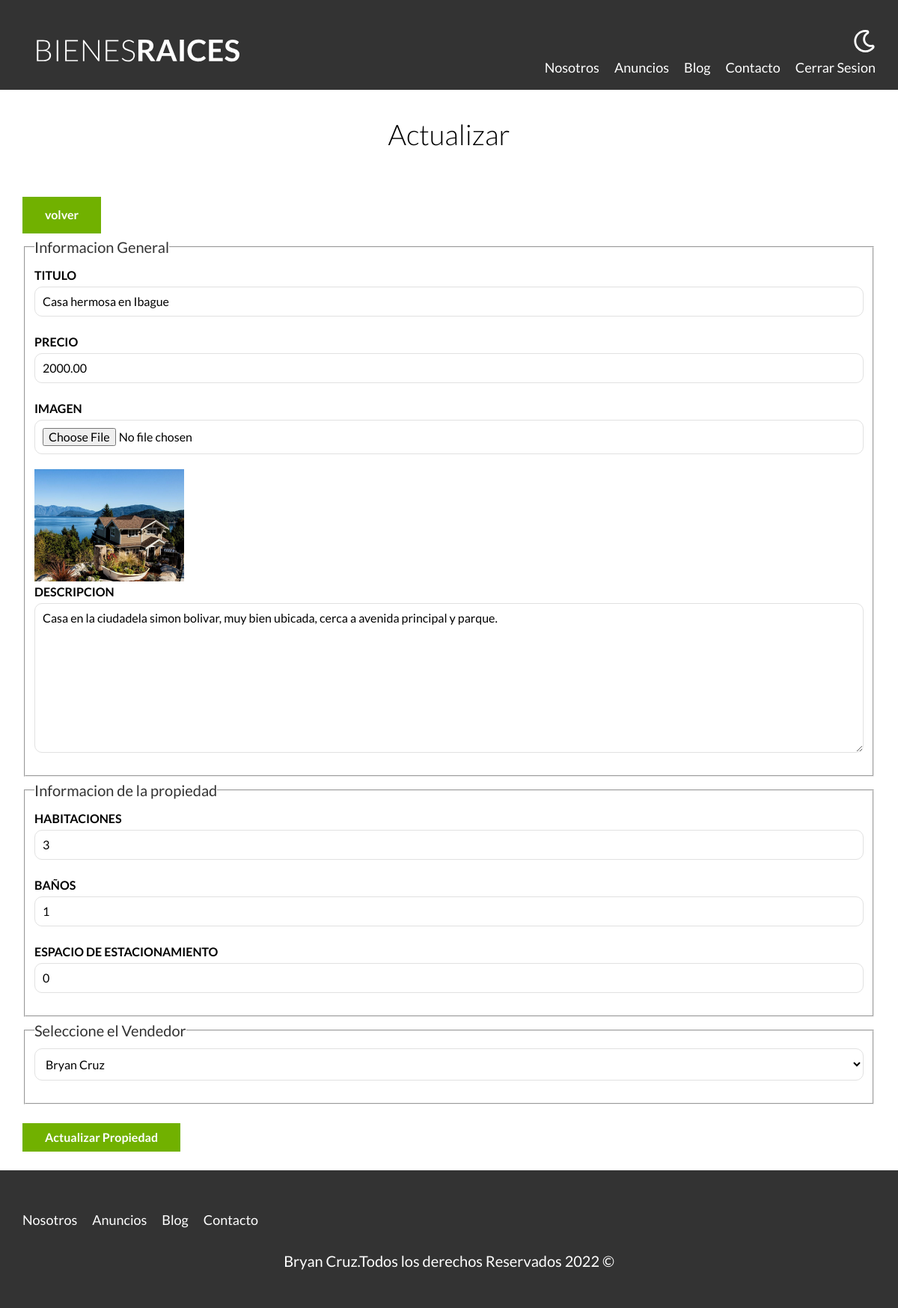
/admin/propiedades/actualizar.php?id=1 (signed in), run on the app's committed database.
### tables this page shows
CREATE TABLE `propiedades` (
  `id` int(11) NOT NULL AUTO_INCREMENT,
  `titulo` varchar(60) DEFAULT NULL,
  `precio` decimal(10,2) DEFAULT NULL,
  `imagen` varchar(200) DEFAULT NULL,
  `descripcion` longtext,
  `habitaciones` int(1) DEFAULT NULL,
  `wc` int(1) DEFAULT NULL,
  `estacionamiento` int(1) DEFAULT NULL,
  `creado` date DEFAULT NULL,
  `vendedorid` int(11) DEFAULT NULL,
  PRIMARY KEY (`id`),
  KEY `vendedoresid_idx` (`vendedorid`),
  CONSTRAINT `vendedorid` FOREIGN KEY (`vendedorid`) REFERENCES `vendedores` (`id`) ON DELETE NO ACTION ON UPDATE NO ACTION
);

### admin/propiedades/actualizar.php (the view, shortened to what this page needs)
<?php
$id = $_GET['id'];
$id = filter_var($id, FILTER_VALIDATE_INT);
$db = conectarDB();
$consulta = "SELECT * FROM propiedades WHERE id=${id}";
$resultadop = mysqli_query($db, $consulta);
$propiedad = mysqli_fetch_assoc($resultadop);
$consulta = "SELECT * FROM vendedores";
$resultadoc = mysqli_query($db, $consulta);
$titulo = $propiedad['titulo'];
$precio = $propiedad['precio'];
$descripcion = $propiedad['descripcion'];
$habitaciones = $propiedad['habitaciones'];
$wc = $propiedad['wc'];
$estacionamiento = $propiedad['estacionamiento'];
$vendedorid = $propiedad['vendedorid'];
$imagenpropiedad = $propiedad['imagen'];
?>
<main class="contenedor seccion">
    <h1>Actualizar</h1>
    <a href="/admin" class="boton boton-verde">volver</a>
    <form class="formulario" method="POST" enctype="multipart/form-data">
        <fieldset>
            <legend>Informacion General</legend>
            <Label for="titulo">Titulo</Label>
            <input type="text" id="titulo" name="titulo" placeholder="Titulo Propiedad" value="<?php echo $titulo; ?>">
            <Label for="precio">Precio</Label>
            <input type="number" id="precio" name="precio" placeholder="Precio Propiedad" value="<?php echo $precio; ?>">
            <Label for="imagen">Imagen</Label>
            <input type="file" id="imagen" name="imagen" accept="image/jpeg, image/png">
            <img class="imagen-actualizar" src="/imagenes/<?php echo $imagenpropiedad; ?>" alt="imagen casa">
            <Label for="descripcion">Descripcion</Label>
            <textarea id="descripcion" name="descripcion" placeholder="Aqui va la descripcion"><?php echo $descripcion; ?></textarea>
        </fieldset>
        <fieldset>
            <legend>Informacion de la propiedad</legend>
            <Label for="habitaciones">Habitaciones</Label>
            <input type="number" id="habitaciones" name="habitaciones" placeholder="Ej:3" min="1" max="9" value="<?php echo $habitaciones; ?>">
            <Label for="wc">baños</Label>
            <input type="number" id="wc" name="wc" placeholder="Ej:3" min="1" max="9" value="<?php echo $wc; ?>">
            <Label for="estacionamiento">Espacio de estacionamiento</Label>
            <input type="number" id="estacionamiento" name="estacionamiento" placeholder="Ej:3" min="0" max="9" value="<?php echo $estacionamiento; ?>">
        </fieldset>
        <fieldset>
            <legend>Seleccione el Vendedor</legend>
            <select name="vendedor">
                <?php while ($vendedor = mysqli_fetch_assoc($resultadoc)) : ?>
                    <option <?php echo $vendedorid === $vendedor['id'] ? 'Selected' : '' ?> value="<?php echo $vendedor['id']; ?>"><?php echo $vendedor['nombre'] . ' ' . $vendedor['apellido']; ?></option>
                <?php endwhile; ?>
            </select>
        </fieldset>
        <input type="submit" value="Actualizar Propiedad" class="boton boton-verde">
    </form>
</main>

### build/css/app.css (style rules this page uses)
html { line-height:1.15;-webkit-text-size-adjust:100% }
body { margin:0 }
main { display:block }
h1 { font-size:2em;margin:.67em 0 }
a { background-color:transparent }
img { border-style:none }
button,input,optgroup,select,textarea { font-family:inherit;font-size:100%;line-height:1.15;margin:0 }
button,input { overflow:visible }
button,select { text-transform:none }
[type=button],[type=reset],[type=submit],button { -webkit-appearance:button }
fieldset { padding:.35em .75em .625em }
legend { box-sizing:border-box;color:inherit;display:table;max-width:100%;padding:0;white-space:normal }
textarea { overflow:auto }
html { font-size:62.5%;box-sizing:border-box }
*,:after,:before { box-sizing:inherit }
body { font-family:Lato,sans-serif;font-size:1.6rem;line-height:1.8 }
.contenedor { width:95%;max-width:1200px;margin:0 auto }
a { text-decoration:none }
img,picture { width:100%;display:block }
h1,h2,h3 { font-family:Lato,sans-serif;margin:2.5rem 0;font-weight:300;text-align:center }
h1 { font-size:3.8rem }
.seccion { margin-top:2.5rem;margin-bottom:2.5rem }
.boton-verde { background-color:#71b100;color:#fff;font-weight:700;text-decoration:none;padding:1rem 3rem;text-align:center;margin-top:2.5rem;display:inline-block;border:none }
.formulario legend { font-size:2rem;color:#333 }
.formulario label { font-weight:700;text-transform:uppercase;display:block }
.formulario input:not([type=submit]),.formulario select,.formulario textarea { padding:1rem;display:block;width:100%;background-color:#fff;border:1px solid #e1e1e1;border-radius:1rem;margin-bottom:2rem }
.formulario textarea { height:20rem }
.formulario input[type=submit] { width:100% }
@media (min-width:768px) { .formulario input[type=submit] { width:auto } }
.imagen-actualizar { width:20rem }

### data on the page
propiedades: titulo "Casa hermosa en Ibague", precio "2000.00", imagen (picture), descripcion "Casa en la ciudadela simon bolivar, muy bien ubicada, cerca a avenida principal y parque.", habitaciones "3", wc "1", estacionamiento "0"

### other printed values
form field vendedor "Bryan Cruz"
